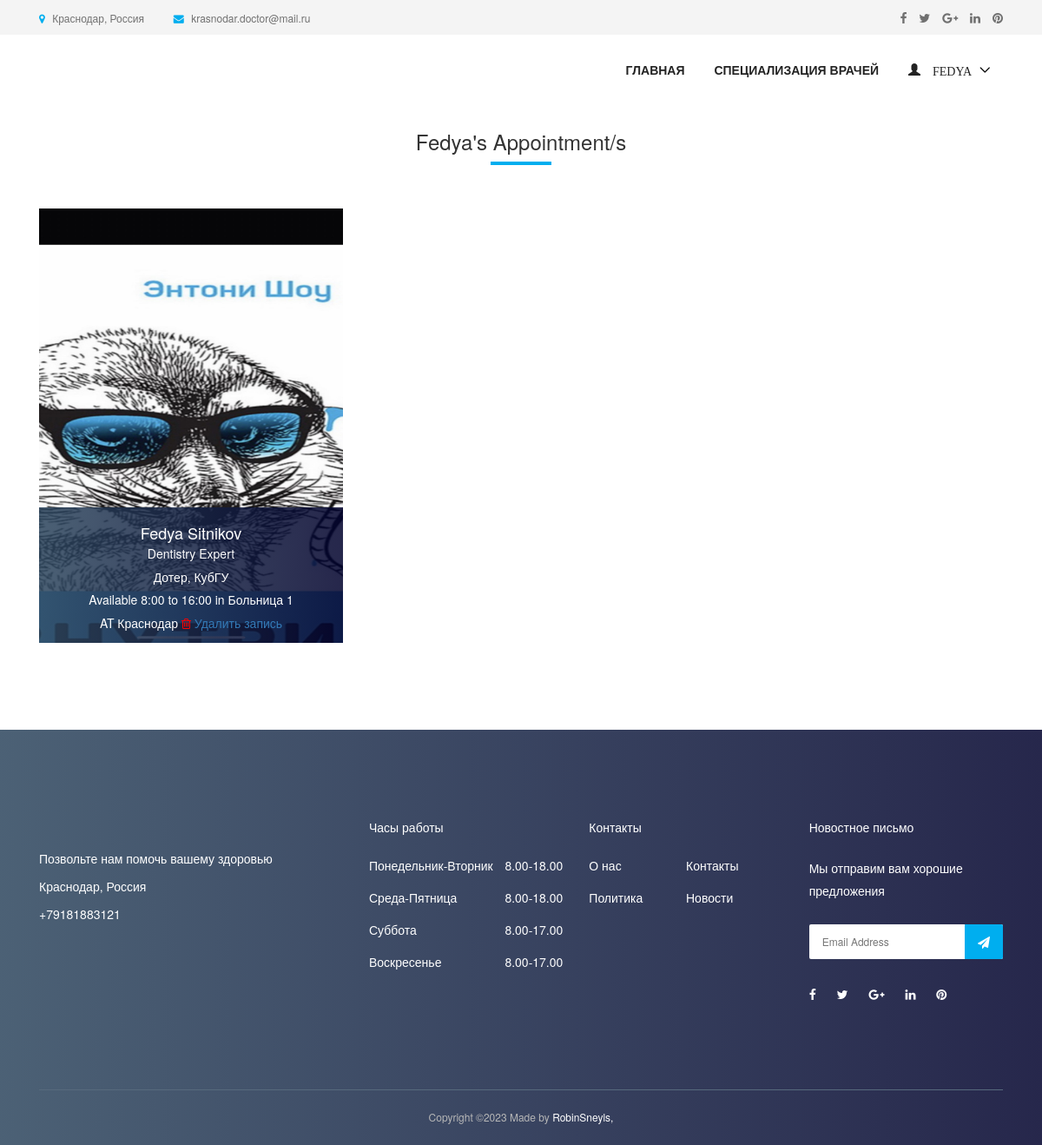
Page /doctor/appointment/ (signed in) on the committed database.
### accounts/models.py (models this page shows, shortened)
class User(AbstractUser):
    username = None
    role = models.CharField(max_length=12, error_messages={
        'required': "Role must be provided"
    })
    gender = models.CharField(max_length=10, blank=True, null=True, default="")
    email = models.EmailField(unique=True, blank=False,
                              error_messages={
                                  'unique': "Пользователь уже существует",
                              })
    phone_number = models.CharField(unique=True, blank=True, null=True, max_length=20,
                                    error_messages={
                                        'unique': "Пользователь с таким номером телефона уже существует"
                                    })
    USERNAME_FIELD = "email"
    REQUIRED_FIELDS = []
    objects = UserManager()

### appointment/models.py (models this page shows, shortened)
class Appointment(models.Model):
    user = models.ForeignKey(User, on_delete=models.CASCADE)
    full_name = models.CharField(max_length=100)
    image = models.ImageField(null=True, blank=True)
    location = models.CharField(max_length=100)
    start_time = models.CharField(max_length=10)
    end_time = models.CharField(max_length=10)
    qualification_name = models.CharField(max_length=100)
    institute_name = models.CharField(max_length=100)
    hospital_name = models.CharField(max_length=100)
    department = models.CharField(choices=department, max_length=100)
    created_at = models.DateTimeField(default=timezone.now)

### appointment/views.py (the view)
# urls.py: path('doctor/appointment/', AppointmentListView.as_view(), name='doctor-appointment'),
class AppointmentListView(ListView):
    model = Appointment
    template_name = 'appointment/appointment.html'
    context_object_name = 'appointment'
    @method_decorator(login_required(login_url=reverse_lazy('accounts:login')))
    @method_decorator(user_is_doctor)
    def dispatch(self, request, *args, **kwargs):
        return super().dispatch(self.request, *args, **kwargs)
    def get_queryset(self):
        return self.model.objects.filter(user_id=self.request.user.id).order_by('-id')

### templates/appointment/appointment.html (shortened to what this page needs)
{% extends 'base.html' %}
{% load static %}
{% block content %}
    <section class="dentist-area section-padding-40-0">
    <div class="container">
      <div class="row">
        <div class="col-12">
          <div class="section-heading text-center">
            <h3>{{ request.user.first_name }}'s Appointment/s</h3>
            <div class="line"></div>
          </div>
        </div>
      </div>
      <div class="row">
          {% for apt in appointment %}
        <div class="col-12 col-sm-6 col-md-4">
          <div class="single-dentist-area mb-100">
            <img  style="height: 500px; width: 600px" src="{{ apt.image.url }}" alt="">
            <div class="dentist-content">
              <div class="dentist-info bg-gradient-overlay">
                <h5>{{ apt.full_name }}</h5>
                <p>{{ apt.department }} Expert</p>
                  <p>{{ apt.qualification_name }}, {{ apt.institute_name }}</p>
                  <p>Available {{ apt.start_time }} to {{ apt.end_time }} in {{ apt.hospital_name }}</p>
                  <p> AT {{ apt.location }}
                      <i class="fa fa-trash-o" style="color: red" aria-hidden="true"></i>
                      <a href="{% url 'appointment:delete-appointment' apt.id %}">Удалить запись</a>
                  </p>
              </div>
            </div>
          </div>
        </div>
      {% endfor %}
      </div>
    </div>
  </section>
{% endblock %}

### templates/nav.html (shortened to what this page needs)
{% load static %}
<header class="header-area">
    <div class="top-header-area">
        <div class="container h-100">
            <div class="row h-100 align-items-center">
                <div class="col-6 col-md-9 col-lg-8">
                    <div class="top-header-content">
                        <a href="#" data-toggle="tooltip" data-placement="bottom" title="Краснодар, Россия"><i
                                class="fa fa-map-marker"></i> <span>Краснодар, Россия</span></a>
                        <a href="#" data-toggle="tooltip" data-placement="bottom" title="krasnodar.doctor@mail.ru"><i
                                class="fa fa-envelope"></i> <span>krasnodar.doctor@mail.ru</span></a>
                    </div>
                </div>
                <div class="col-6 col-md-3 col-lg-4">
                    <div class="top-header-social-info text-right">
                        <a href="#" data-toggle="tooltip" data-placement="bottom" title="Facebook"><i
                                class="fa fa-facebook"></i></a>
                        <a href="#" data-toggle="tooltip" data-placement="bottom" title="Twitter"><i
                                class="fa fa-twitter"></i></a>
                        <a href="#" data-toggle="tooltip" data-placement="bottom" title="Google Plus"><i
                                class="fa fa-google-plus"></i></a>
                        <a href="#" data-toggle="tooltip" data-placement="bottom" title="Linkedin"><i
                                class="fa fa-linkedin"></i></a>
                        <a href="#" data-toggle="tooltip" data-placement="bottom" title="Pinterest"><i
                                class="fa fa-pinterest"></i></a>
                    </div>
                </div>
            </div>
        </div>
    </div>
    <div class="main-header-area">
        <div class="classy-nav-container breakpoint-off">
            <div class="container">
                <nav class="classy-navbar justify-content-between" id="dentoNav">
                    <div class="classy-menu">
                        <div class="classynav">
                            <ul id="nav">
                                <li><a href="{% url 'appointment:home' %}">Главная</a></li>
                                <li><a href="{% url 'appointment:service' %}">Специализация врачей</a></li>
                                {% if request.user.is_authenticated and request.user.role == 'doctor' %}
                                    <li>
                                        <a href="">
                                            <span class="glyphicon glyphicon-user">
                                                    {{ request.user.first_name }}
                                            </span>
                                        </a>
                                    </li>
                                {% endif %}
                            </ul>
                        </div>
                    </div>
                </nav>
            </div>
        </div>
    </div>
</header>

### static/style.css (style rules this page uses)
* { margin: 0; padding: 0; }
body { font-family: "Montserrat", sans-serif; font-weight: 400; font-size: 14px; }
h1, h2, h3, h4, h5, h6 { font-family: "Montserrat", sans-serif; color: #333333; line-height: 1.4; font-weight: 600; }
a, a:active, a:focus, a:hover { color: #333333; text-decoration: none; -webkit-transition-duration: 500ms; -o-transition-duration: 500ms; transition-duration: 500ms; outline: none; }
li { list-style: none; }
p { line-height: 1.9; color: #707070; font-size: 14px; font-weight: 400; }
img { max-width: 100%; height: auto; }
ul { margin: 0; padding: 0; }
ul li { margin: 0; padding: 0; }
.bg-gradient-overlay { position: relative; z-index: 1; }
.bg-gradient-overlay::after { position: absolute; content: ""; height: 100%; width: 100%; top: 0; left: 0; z-index: -1; background: #2c455d; background: -webkit-linear-gradient(to right, #2c455d, #00012c); background: linear-gradient(to right, #2c455d, #00012c); opacity: 0.85; }
.mb-100 { margin-bottom: 100px; }
.section-heading { position: relative; z-index: 1; margin-bottom: 50px; }
.section-heading .line { width: 70px; height: 4px; background-color: #00aeef; }
.section-heading.text-center .line { margin: 0 auto; }
.header-area { position: relative; z-index: 599; width: 100%; -webkit-transition-duration: 500ms; -o-transition-duration: 500ms; transition-duration: 500ms; }
.top-header-area { position: relative; z-index: 1; height: 40px; background-color: #f4f4f4; }
.top-header-area .top-header-content a { display: inline-block; font-size: 12px; color: #707070; }
.top-header-area .top-header-content a i { color: #00aeef; margin-right: 5px; }
.top-header-area .top-header-content a:last-child { margin-left: 30px; }
.top-header-area .top-header-social-info a { color: #707070; display: inline-block; font-size: 14px; margin-left: 10px; }
.classy-nav-container { background-color: transparent; }
.classy-nav-container .classy-navbar { height: 90px; padding: 0; }
.classy-nav-container .classy-navbar .classynav ul li a { padding: 0 15px; font-weight: 600; font-size: 14px; text-transform: uppercase; }
.single-dentist-area { position: relative; z-index: 1; background-color: #f4f4f4; -webkit-transition-duration: 500ms; -o-transition-duration: 500ms; transition-duration: 500ms; }
.single-dentist-area .dentist-content { position: absolute; width: 100%; bottom: 0; }
.single-dentist-area .dentist-content .dentist-info { width: 100%; padding: 10px 15px; text-align: center; }
.single-dentist-area .dentist-content .dentist-info h5 { color: #ffffff; font-size: 18px; margin-bottom: 0; }
.single-dentist-area .dentist-content .dentist-info p { color: #ffffff; margin-bottom: 0; }

### static/css/default-assets/classy-nav.css (style rules this page uses)
body { font-family: "Roboto", sans-serif; }
ul { margin: 0; }
ul li { list-style: none; }
img { height: auto; max-width: 100%; }
.classy-nav-container { position: relative; z-index: 100; background-color: #ffffff; }
.classy-nav-container * { box-sizing: border-box; }
.classy-nav-container a { -webkit-transition-duration: 500ms; transition-duration: 500ms; text-decoration: none; outline: none; font-size: 14px; font-weight: 400; color: #232323; display: inline-block; }
.justify-content-between { -webkit-box-pack: justify; -ms-flex-pack: justify; justify-content: space-between; }
.classy-navbar { width: 100%; height: 70px; padding: 0.5em 2em; display: -webkit-box; display: -ms-flexbox; display: flex; -webkit-box-align: center; -ms-flex-align: center; -ms-grid-row-align: center; align-items: center; }
.classynav ul li { display: inline-block; clear: both; position: inherit; z-index: 10; }
.classynav ul li.cn-dropdown-item { position: relative; z-index: 10; }
.classynav ul li a { padding: 0 12px; display: block; height: 35px; font-size: 14px; line-height: 34px; }
.classynav ul li.megamenu-item>a:after, .classynav ul li.has-down>a:after { font-family: 'classyfonts'; content: "\e900"; font-size: 12px; color: #000000; padding-left: 5px; -webkit-transition-duration: 500ms; transition-duration: 500ms; }
.breakpoint-off .classynav { display: -webkit-box; display: -ms-flexbox; display: flex; -webkit-box-align: center; -ms-flex-align: center; -ms-grid-row-align: center; align-items: center; }

### rows in the picture
User: user.first_name "FEDYA", user.first_name "Fedya"
Appointment: image (picture), full_name "Fedya Sitnikov", department "Dentistry", qualification_name "Дотер", institute_name "КубГУ", start_time "8:00", end_time "16:00", hospital_name "Больница 1", location "Краснодар"
